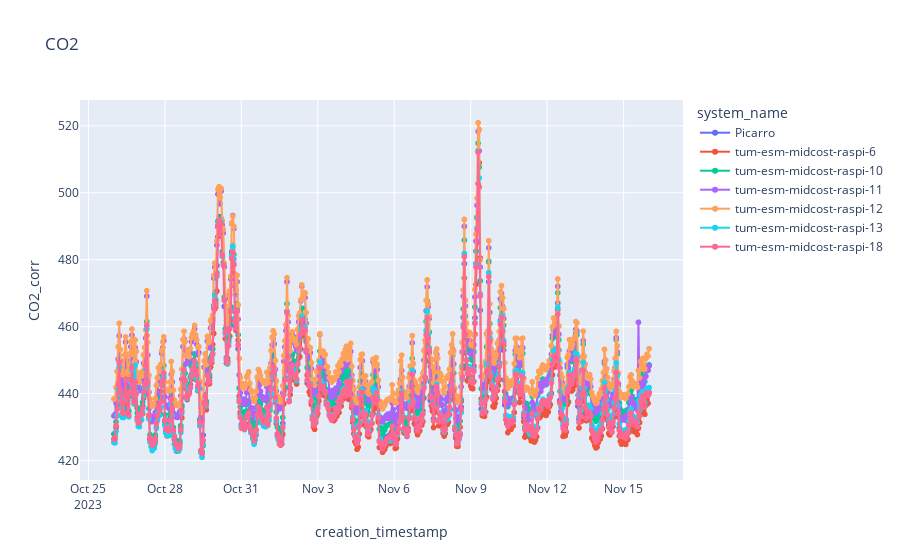
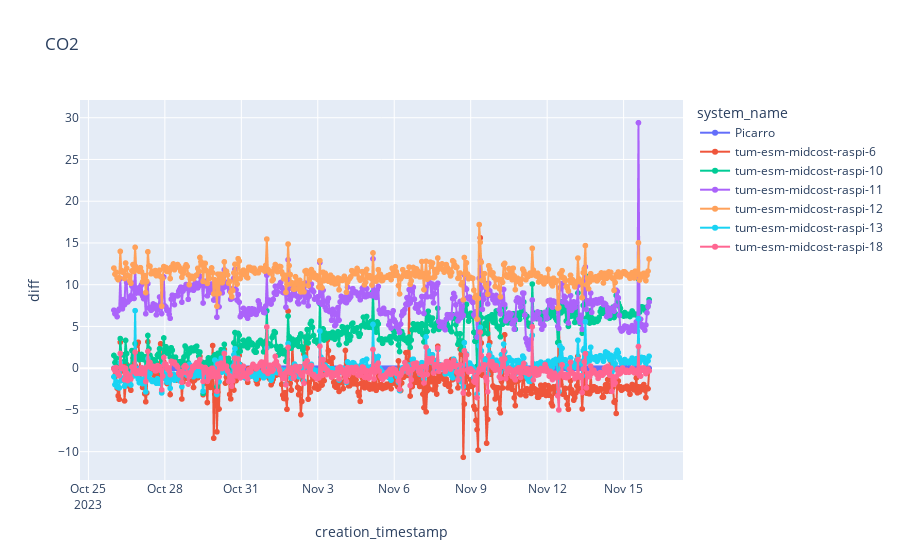

Write notebook code for charts like these, in order.
### Code cell
import plotly.express as px

fig = px.line(df_cal_cor, x="creation_timestamp", y=f"CO2_corr", markers=True, title = "CO2", color="system_name")
fig.show()

fig = px.line(df_cal_cor, x="creation_timestamp", y=f"diff", markers=True, title = "CO2", color="system_name")
fig.show()

### Figure 1 — Plotly figure (JSON) as saved in the notebook; plotly's stock layout.template omitted (floating-point values rounded to 4 significant figures; data arrays with more than 128 entries replaced by an {"elided": "..."} marker saying what was removed)
{"data": [{"hovertemplate": "system_name=Picarro<br>creation_timestamp=%{x}<br>CO2_corr=%{y}<extra></extra>", "legendgroup": "Picarro", "line": {"color": "#636efa", "dash": "solid"}, "marker": {"symbol": "circle"}, "mode": "lines+markers", "name": "Picarro", "showlegend": true, "type": "scattergl", "x": {"elided": "505 str values"}, "xaxis": "x", "y": {"elided": "505 float values"}, "yaxis": "y"}, {"hovertemplate": "system_name=tum-esm-midcost-raspi-6<br>creation_timestamp=%{x}<br>CO2_corr=%{y}<extra></extra>", "legendgroup": "tum-esm-midcost-raspi-6", "line": {"color": "#EF553B", "dash": "solid"}, "marker": {"symbol": "circle"}, "mode": "lines+markers", "name": "tum-esm-midcost-raspi-6", "showlegend": true, "type": "scattergl", "x": {"elided": "505 str values"}, "xaxis": "x", "y": {"elided": "505 float values"}, "yaxis": "y"}, {"hovertemplate": "system_name=tum-esm-midcost-raspi-10<br>creation_timestamp=%{x}<br>CO2_corr=%{y}<extra></extra>", "legendgroup": "tum-esm-midcost-raspi-10", "line": {"color": "#00cc96", "dash": "solid"}, "marker": {"symbol": "circle"}, "mode": "lines+markers", "name": "tum-esm-midcost-raspi-10", "showlegend": true, "type": "scattergl", "x": {"elided": "505 str values"}, "xaxis": "x", "y": {"elided": "505 float values"}, "yaxis": "y"}, {"hovertemplate": "system_name=tum-esm-midcost-raspi-11<br>creation_timestamp=%{x}<br>CO2_corr=%{y}<extra></extra>", "legendgroup": "tum-esm-midcost-raspi-11", "line": {"color": "#ab63fa", "dash": "solid"}, "marker": {"symbol": "circle"}, "mode": "lines+markers", "name": "tum-esm-midcost-raspi-11", "showlegend": true, "type": "scattergl", "x": {"elided": "505 str values"}, "xaxis": "x", "y": {"elided": "505 float values"}, "yaxis": "y"}, {"hovertemplate": "system_name=tum-esm-midcost-raspi-12<br>creation_timestamp=%{x}<br>CO2_corr=%{y}<extra></extra>", "legendgroup": "tum-esm-midcost-raspi-12", "line": {"color": "#FFA15A", "dash": "solid"}, "marker": {"symbol": "circle"}, "mode": "lines+markers", "name": "tum-esm-midcost-raspi-12", "showlegend": true, "type": "scattergl", "x": {"elided": "505 str values"}, "xaxis": "x", "y": {"elided": "505 float values"}, "yaxis": "y"}, {"hovertemplate": "system_name=tum-esm-midcost-raspi-13<br>creation_timestamp=%{x}<br>CO2_corr=%{y}<extra></extra>", "legendgroup": "tum-esm-midcost-raspi-13", "line": {"color": "#19d3f3", "dash": "solid"}, "marker": {"symbol": "circle"}, "mode": "lines+markers", "name": "tum-esm-midcost-raspi-13", "showlegend": true, "type": "scattergl", "x": {"elided": "504 str values"}, "xaxis": "x", "y": {"elided": "504 float values"}, "yaxis": "y"}, {"hovertemplate": "system_name=tum-esm-midcost-raspi-18<br>creation_timestamp=%{x}<br>CO2_corr=%{y}<extra></extra>", "legendgroup": "tum-esm-midcost-raspi-18", "line": {"color": "#FF6692", "dash": "solid"}, "marker": {"symbol": "circle"}, "mode": "lines+markers", "name": "tum-esm-midcost-raspi-18", "showlegend": true, "type": "scattergl", "x": {"elided": "505 str values"}, "xaxis": "x", "y": {"elided": "505 float values"}, "yaxis": "y"}], "layout": {"legend": {"title": {"text": "system_name"}, "tracegroupgap": 0}, "title": {"text": "CO2"}, "xaxis": {"anchor": "y", "domain": [0, 1], "title": {"text": "creation_timestamp"}}, "yaxis": {"anchor": "x", "domain": [0, 1], "title": {"text": "CO2_corr"}}}}

### Figure 2 — Plotly figure (JSON) as saved in the notebook; plotly's stock layout.template omitted (floating-point values rounded to 4 significant figures; data arrays with more than 128 entries replaced by an {"elided": "..."} marker saying what was removed)
{"data": [{"hovertemplate": "system_name=Picarro<br>creation_timestamp=%{x}<br>diff=%{y}<extra></extra>", "legendgroup": "Picarro", "line": {"color": "#636efa", "dash": "solid"}, "marker": {"symbol": "circle"}, "mode": "lines+markers", "name": "Picarro", "showlegend": true, "type": "scattergl", "x": {"elided": "505 str values"}, "xaxis": "x", "y": {"elided": "505 int values"}, "yaxis": "y"}, {"hovertemplate": "system_name=tum-esm-midcost-raspi-6<br>creation_timestamp=%{x}<br>diff=%{y}<extra></extra>", "legendgroup": "tum-esm-midcost-raspi-6", "line": {"color": "#EF553B", "dash": "solid"}, "marker": {"symbol": "circle"}, "mode": "lines+markers", "name": "tum-esm-midcost-raspi-6", "showlegend": true, "type": "scattergl", "x": {"elided": "505 str values"}, "xaxis": "x", "y": {"elided": "505 float values"}, "yaxis": "y"}, {"hovertemplate": "system_name=tum-esm-midcost-raspi-10<br>creation_timestamp=%{x}<br>diff=%{y}<extra></extra>", "legendgroup": "tum-esm-midcost-raspi-10", "line": {"color": "#00cc96", "dash": "solid"}, "marker": {"symbol": "circle"}, "mode": "lines+markers", "name": "tum-esm-midcost-raspi-10", "showlegend": true, "type": "scattergl", "x": {"elided": "505 str values"}, "xaxis": "x", "y": {"elided": "505 float values"}, "yaxis": "y"}, {"hovertemplate": "system_name=tum-esm-midcost-raspi-11<br>creation_timestamp=%{x}<br>diff=%{y}<extra></extra>", "legendgroup": "tum-esm-midcost-raspi-11", "line": {"color": "#ab63fa", "dash": "solid"}, "marker": {"symbol": "circle"}, "mode": "lines+markers", "name": "tum-esm-midcost-raspi-11", "showlegend": true, "type": "scattergl", "x": {"elided": "505 str values"}, "xaxis": "x", "y": {"elided": "505 float values"}, "yaxis": "y"}, {"hovertemplate": "system_name=tum-esm-midcost-raspi-12<br>creation_timestamp=%{x}<br>diff=%{y}<extra></extra>", "legendgroup": "tum-esm-midcost-raspi-12", "line": {"color": "#FFA15A", "dash": "solid"}, "marker": {"symbol": "circle"}, "mode": "lines+markers", "name": "tum-esm-midcost-raspi-12", "showlegend": true, "type": "scattergl", "x": {"elided": "505 str values"}, "xaxis": "x", "y": {"elided": "505 float values"}, "yaxis": "y"}, {"hovertemplate": "system_name=tum-esm-midcost-raspi-13<br>creation_timestamp=%{x}<br>diff=%{y}<extra></extra>", "legendgroup": "tum-esm-midcost-raspi-13", "line": {"color": "#19d3f3", "dash": "solid"}, "marker": {"symbol": "circle"}, "mode": "lines+markers", "name": "tum-esm-midcost-raspi-13", "showlegend": true, "type": "scattergl", "x": {"elided": "504 str values"}, "xaxis": "x", "y": {"elided": "504 float values"}, "yaxis": "y"}, {"hovertemplate": "system_name=tum-esm-midcost-raspi-18<br>creation_timestamp=%{x}<br>diff=%{y}<extra></extra>", "legendgroup": "tum-esm-midcost-raspi-18", "line": {"color": "#FF6692", "dash": "solid"}, "marker": {"symbol": "circle"}, "mode": "lines+markers", "name": "tum-esm-midcost-raspi-18", "showlegend": true, "type": "scattergl", "x": {"elided": "505 str values"}, "xaxis": "x", "y": {"elided": "505 float values"}, "yaxis": "y"}], "layout": {"legend": {"title": {"text": "system_name"}, "tracegroupgap": 0}, "title": {"text": "CO2"}, "xaxis": {"anchor": "y", "domain": [0, 1], "title": {"text": "creation_timestamp"}}, "yaxis": {"anchor": "x", "domain": [0, 1], "title": {"text": "diff"}}}}
